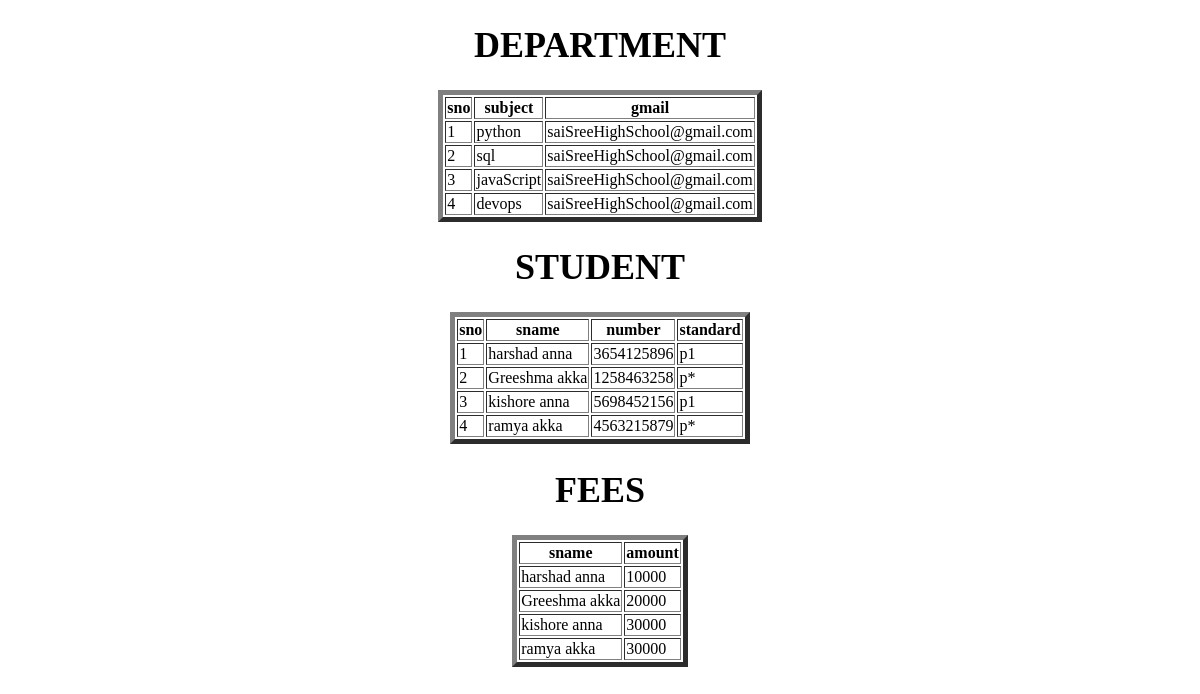
The page /poojitha/ on the database its author committed.
### app1/models.py (models this page shows, shortened)
class Dept(models.Model):
    sno=models.CharField(max_length=100,primary_key=True)
    subject=models.CharField(max_length=100)
    gmail=models.EmailField()
    def __str__(self):
        return self.sno

class Student(models.Model):
    sno=models.ForeignKey(Dept,on_delete=models.CASCADE)
    sname=models.CharField(max_length=100)
    number=models.IntegerField()
    standard=models.CharField(max_length=100)
    def __str__(self):
        return self.sname

class Fees(models.Model):
    sname=models.ForeignKey(Student,on_delete=models.CASCADE)
    amount=models.IntegerField()

### app1/views.py (the view)
def poojitha(request):
    a=Dept.objects.all()
    b=Student.objects.all()
    c=Fees.objects.all()
    d={'dept':a,'std':b,'fee':c}
    return render(request,'h1.html',d)

### templates/h1.html (shortened to what this page needs)
<!DOCTYPE html>
<html lang="en">
<head>
</head>
<body>
    <center>
        <h1>DEPARTMENT</h1>
        <table border="5px" >
            <tr>
                <th>sno</th>
                <th>subject</th>
                <th>gmail</th>
            </tr>
            <tbody>
                {% for i in dept %}
                <tr>
                    <td>{{i.sno}}</td>
                    <td>{{i.subject}}</td>
                    <td>{{i.gmail}}</td>
                </tr>
                {% endfor %}
            </tbody>
        </table>
        <h1>STUDENT</h1>
            <table border="5px" >
                <tr>
                    <th>sno</th>
                    <th>sname</th>
                    <th>number</th>
                    <th>standard</th>
                </tr>
                <tbody>
                    {% for i in std %}
                    <tr>
                        <td>{{i.sno}}</td>
                        <td>{{i.sname}}</td>
                        <td>{{i.number}}</td>
                        <td>{{i.standard}}</td>
                    </tr>
                    {% endfor %}
                </tbody>
            </table>
        <h1>FEES</h1>
            <table border="5px" >
                <tr>
                    <th>sname</th>
                    <th>amount</th>
                </tr>
                <tbody>
                    {% for i in fee %}
                    <tr>
                        <td>{{i.sname}}</td>
                        <td>{{i.amount}}</td>
                    </tr>
                    {% endfor %}
                </tbody>
            </table>
    </center>
</body>
</html>

### templates/h1.html (style rules this page uses)
h1 { animation: blink 0.5s infinite; font-size: 36px; }
th { animation: blink 9s infinite; }
td { animation: blink 15s infinite; }

### rows shown on the page
Dept: sno "1", subject "python", gmail "saiSreeHighSchool@gmail.com"
Dept: sno "2", subject "sql", gmail "saiSreeHighSchool@gmail.com"
Dept: sno "3", subject "javaScript", gmail "saiSreeHighSchool@gmail.com"
Dept: sno "4", subject "devops", gmail "saiSreeHighSchool@gmail.com"
Student: sno "1", sname "harshad anna", number "3654125896", standard "p1"
Student: sno "2", sname "Greeshma akka", number "1258463258", standard "p*"
Student: sno "3", sname "kishore anna", number "5698452156", standard "p1"
Student: sno "4", sname "ramya akka", number "4563215879", standard "p*"
Fees: sname "harshad anna", amount "10000"
Fees: sname "Greeshma akka", amount "20000"
Fees: sname "kishore anna", amount "30000"
Fees: sname "ramya akka", amount "30000"
